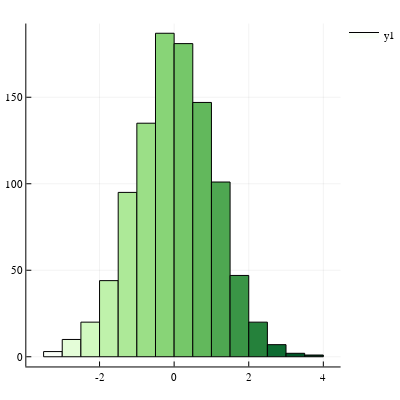

The code cell stored with this chart in its notebook:
### Code cell
z=randn(1000);
histogram(z,color=colormap("Greens",15),size=(400,400))

### Figure 1 — Plotly figure (JSON) as saved in the notebook; plotly's stock layout.template omitted (floating-point values rounded to 4 significant figures)
{"data": [{"fill": "tozeroy", "fillcolor": "rgba(250, 255, 248, 1.000)", "legendgroup": "y1", "line": {"color": "rgba(0, 0, 0, 1.000)", "dash": "solid", "width": 1}, "mode": "lines", "name": "y1", "showlegend": true, "type": "scatter", "x": [-3.5, -3.5, -3, -3, -3.5, -3.5], "xaxis": "x1", "y": [3, 0, 0, 3, 3, 3], "yaxis": "y1"}, {"fill": "tozeroy", "fillcolor": "rgba(228, 253, 216, 1.000)", "legendgroup": "y1", "line": {"color": "rgba(0, 0, 0, 1.000)", "dash": "solid", "width": 1}, "mode": "lines", "name": "y1", "showlegend": false, "type": "scatter", "x": [-3, -3, -2.5, -2.5, -3, -3], "xaxis": "x1", "y": [10, 0, 0, 10, 10, 10], "yaxis": "y1"}, {"fill": "tozeroy", "fillcolor": "rgba(209, 249, 192, 1.000)", "legendgroup": "y1", "line": {"color": "rgba(0, 0, 0, 1.000)", "dash": "solid", "width": 1}, "mode": "lines", "name": "y1", "showlegend": false, "type": "scatter", "x": [-2.5, -2.5, -2, -2, -2.5, -2.5], "xaxis": "x1", "y": [20, 0, 0, 20, 20, 20], "yaxis": "y1"}, {"fill": "tozeroy", "fillcolor": "rgba(191, 242, 171, 1.000)", "legendgroup": "y1", "line": {"color": "rgba(0, 0, 0, 1.000)", "dash": "solid", "width": 1}, "mode": "lines", "name": "y1", "showlegend": false, "type": "scatter", "x": [-2, -2, -1.5, -1.5, -2, -2], "xaxis": "x1", "y": [44, 0, 0, 44, 44, 44], "yaxis": "y1"}, {"fill": "tozeroy", "fillcolor": "rgba(173, 233, 152, 1.000)", "legendgroup": "y1", "line": {"color": "rgba(0, 0, 0, 1.000)", "dash": "solid", "width": 1}, "mode": "lines", "name": "y1", "showlegend": false, "type": "scatter", "x": [-1.5, -1.5, -1, -1, -1.5, -1.5], "xaxis": "x1", "y": [95, 0, 0, 95, 95, 95], "yaxis": "y1"}, {"fill": "tozeroy", "fillcolor": "rgba(155, 223, 135, 1.000)", "legendgroup": "y1", "line": {"color": "rgba(0, 0, 0, 1.000)", "dash": "solid", "width": 1}, "mode": "lines", "name": "y1", "showlegend": false, "type": "scatter", "x": [-1, -1, -0.5, -0.5, -1, -1], "xaxis": "x1", "y": [135, 0, 0, 135, 135, 135], "yaxis": "y1"}, {"fill": "tozeroy", "fillcolor": "rgba(136, 212, 119, 1.000)", "legendgroup": "y1", "line": {"color": "rgba(0, 0, 0, 1.000)", "dash": "solid", "width": 1}, "mode": "lines", "name": "y1", "showlegend": false, "type": "scatter", "x": [-0.5, -0.5, 0, 0, -0.5, -0.5], "xaxis": "x1", "y": [187, 0, 0, 187, 187, 187], "yaxis": "y1"}, {"fill": "tozeroy", "fillcolor": "rgba(117, 199, 105, 1.000)", "legendgroup": "y1", "line": {"color": "rgba(0, 0, 0, 1.000)", "dash": "solid", "width": 1}, "mode": "lines", "name": "y1", "showlegend": false, "type": "scatter", "x": [0, 0, 0.5, 0.5, 0, 0], "xaxis": "x1", "y": [181, 0, 0, 181, 181, 181], "yaxis": "y1"}, {"fill": "tozeroy", "fillcolor": "rgba(98, 184, 92, 1.000)", "legendgroup": "y1", "line": {"color": "rgba(0, 0, 0, 1.000)", "dash": "solid", "width": 1}, "mode": "lines", "name": "y1", "showlegend": false, "type": "scatter", "x": [0.5, 0.5, 1, 1, 0.5, 0.5], "xaxis": "x1", "y": [147, 0, 0, 147, 147, 147], "yaxis": "y1"}, {"fill": "tozeroy", "fillcolor": "rgba(78, 167, 81, 1.000)", "legendgroup": "y1", "line": {"color": "rgba(0, 0, 0, 1.000)", "dash": "solid", "width": 1}, "mode": "lines", "name": "y1", "showlegend": false, "type": "scatter", "x": [1, 1, 1.5, 1.5, 1, 1], "xaxis": "x1", "y": [101, 0, 0, 101, 101, 101], "yaxis": "y1"}, {"fill": "tozeroy", "fillcolor": "rgba(58, 149, 70, 1.000)", "legendgroup": "y1", "line": {"color": "rgba(0, 0, 0, 1.000)", "dash": "solid", "width": 1}, "mode": "lines", "name": "y1", "showlegend": false, "type": "scatter", "x": [1.5, 1.5, 2, 2, 1.5, 1.5], "xaxis": "x1", "y": [47, 0, 0, 47, 47, 47], "yaxis": "y1"}, {"fill": "tozeroy", "fillcolor": "rgba(37, 129, 59, 1.000)", "legendgroup": "y1", "line": {"color": "rgba(0, 0, 0, 1.000)", "dash": "solid", "width": 1}, "mode": "lines", "name": "y1", "showlegend": false, "type": "scatter", "x": [2, 2, 2.5, 2.5, 2, 2], "xaxis": "x1", "y": [20, 0, 0, 20, 20, 20], "yaxis": "y1"}, {"fill": "tozeroy", "fillcolor": "rgba(13, 107, 49, 1.000)", "legendgroup": "y1", "line": {"color": "rgba(0, 0, 0, 1.000)", "dash": "solid", "width": 1}, "mode": "lines", "name": "y1", "showlegend": false, "type": "scatter", "x": [2.5, 2.5, 3, 3, 2.5, 2.5], "xaxis": "x1", "y": [7, 0, 0, 7, 7, 7], "yaxis": "y1"}, {"fill": "tozeroy", "fillcolor": "rgba(0, 83, 38, 1.000)", "legendgroup": "y1", "line": {"color": "rgba(0, 0, 0, 1.000)", "dash": "solid", "width": 1}, "mode": "lines", "name": "y1", "showlegend": false, "type": "scatter", "x": [3, 3, 3.5, 3.5, 3, 3], "xaxis": "x1", "y": [2, 0, 0, 2, 2, 2], "yaxis": "y1"}, {"fill": "tozeroy", "fillcolor": "rgba(0, 57, 26, 1.000)", "legendgroup": "y1", "line": {"color": "rgba(0, 0, 0, 1.000)", "dash": "solid", "width": 1}, "mode": "lines", "name": "y1", "showlegend": false, "type": "scatter", "x": [3.5, 3.5, 4, 4, 3.5, 3.5], "xaxis": "x1", "y": [1, 0, 0, 1, 1, 1], "yaxis": "y1"}], "layout": {"annotations": [], "height": 400, "legend": {"bgcolor": "rgba(255, 255, 255, 1.000)", "bordercolor": "rgba(0, 0, 0, 1.000)", "font": {"color": "rgba(0, 0, 0, 1.000)", "family": "sans-serif", "size": 11}, "tracegroupgap": 0, "x": 1, "y": 1}, "margin": {"b": 20, "l": 0, "r": 0, "t": 20}, "paper_bgcolor": "rgba(255, 255, 255, 1.000)", "plot_bgcolor": "rgba(255, 255, 255, 1.000)", "showlegend": true, "width": 400, "xaxis": {"anchor": "y1", "domain": [0.07651, 0.9902], "gridcolor": "rgba(0, 0, 0, 0.100)", "gridwidth": 0.5, "linecolor": "rgba(0, 0, 0, 1.000)", "mirror": false, "range": [-3.964, 4.463], "showgrid": true, "showline": true, "showticklabels": true, "tickangle": 0, "tickcolor": "rgb(0, 0, 0)", "tickfont": {"color": "rgba(0, 0, 0, 1.000)", "family": "sans-serif", "size": 11}, "tickmode": "array", "ticks": "inside", "ticktext": ["-2", "0", "2", "4"], "tickvals": [-2, 0, 2, 4], "title": "", "titlefont": {"color": "rgba(0, 0, 0, 1.000)", "family": "sans-serif", "size": 15}, "type": "-", "visible": true, "zeroline": false, "zerolinecolor": "rgba(0, 0, 0, 1.000)"}, "yaxis": {"anchor": "x1", "domain": [0.03762, 0.9902], "gridcolor": "rgba(0, 0, 0, 0.100)", "gridwidth": 0.5, "linecolor": "rgba(0, 0, 0, 1.000)", "mirror": false, "range": [-5.61, 192.6], "showgrid": true, "showline": true, "showticklabels": true, "tickangle": 0, "tickcolor": "rgb(0, 0, 0)", "tickfont": {"color": "rgba(0, 0, 0, 1.000)", "family": "sans-serif", "size": 11}, "tickmode": "array", "ticks": "inside", "ticktext": ["0", "50", "100", "150"], "tickvals": [0, 50, 100, 150], "title": "", "titlefont": {"color": "rgba(0, 0, 0, 1.000)", "family": "sans-serif", "size": 15}, "type": "-", "visible": true, "zeroline": false, "zerolinecolor": "rgba(0, 0, 0, 1.000)"}}}
